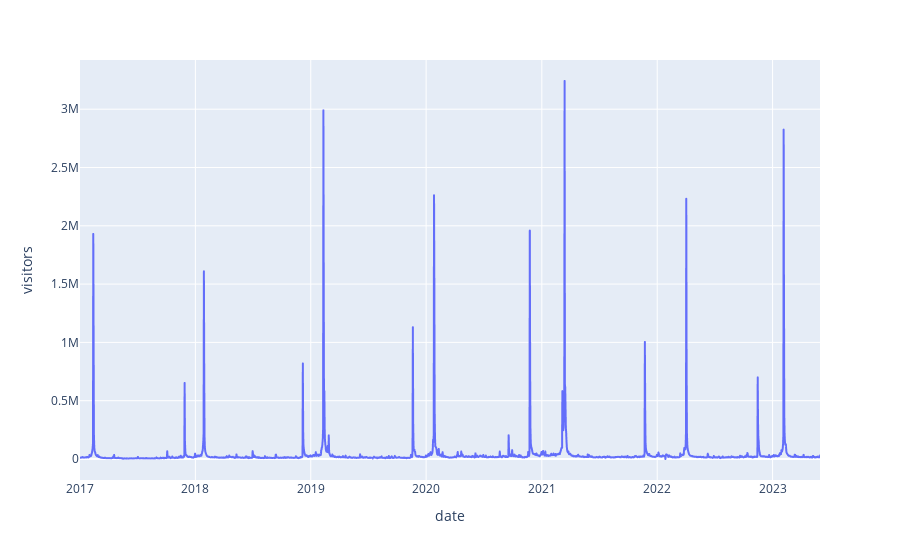

Notebook code for this chart:
### Markdown cell above
## Task 3

We all know The Grammy Awards is *the* biggest music event in the music industry, but how many visitors does that bring to the website?

**A.** Create a line chart of the number of users on the site. See if you can spot the days the Grammys awards are hosted.

### Code cell
# Plot a line chart of the visitors on the site.
px.line(full_data, x="date", y="visitors")

### Figure 1 — Plotly figure (JSON) as saved in the notebook; plotly's stock layout.template omitted (floating-point values rounded to 4 significant figures; data arrays with more than 128 entries replaced by an {"elided": "..."} marker saying what was removed)
{"data": [{"hovertemplate": "date=%{x}<br>visitors=%{y}<extra></extra>", "legendgroup": "", "line": {"color": "#636efa", "dash": "solid"}, "marker": {"symbol": "circle"}, "mode": "lines", "name": "", "showlegend": false, "type": "scattergl", "x": {"elided": "2342 str values"}, "xaxis": "x", "y": {"elided": "2342 int values"}, "yaxis": "y"}], "layout": {"legend": {"tracegroupgap": 0}, "margin": {"t": 60}, "xaxis": {"anchor": "y", "domain": [0, 1], "title": {"text": "date"}}, "yaxis": {"anchor": "x", "domain": [0, 1], "title": {"text": "visitors"}}}}
